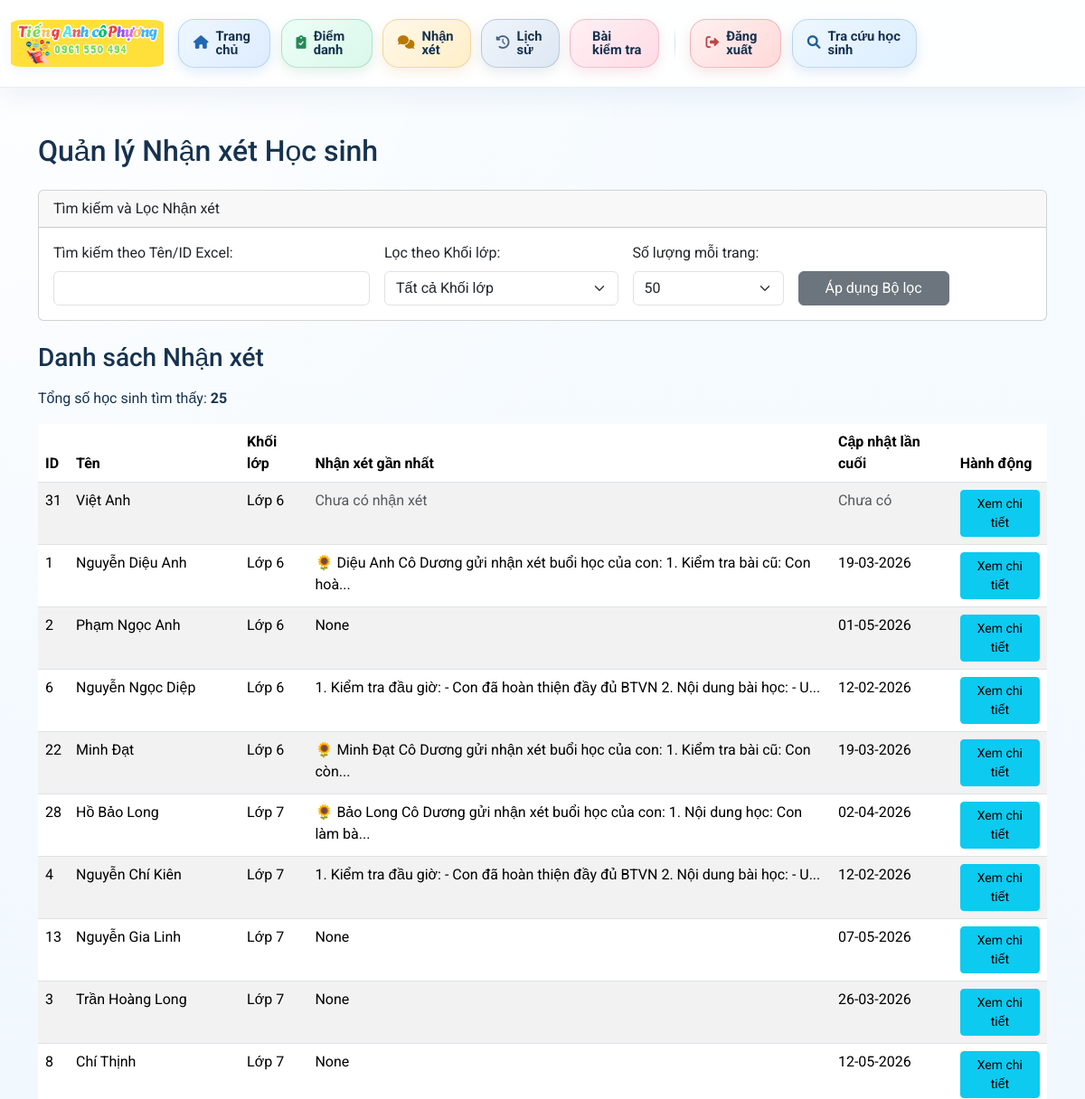
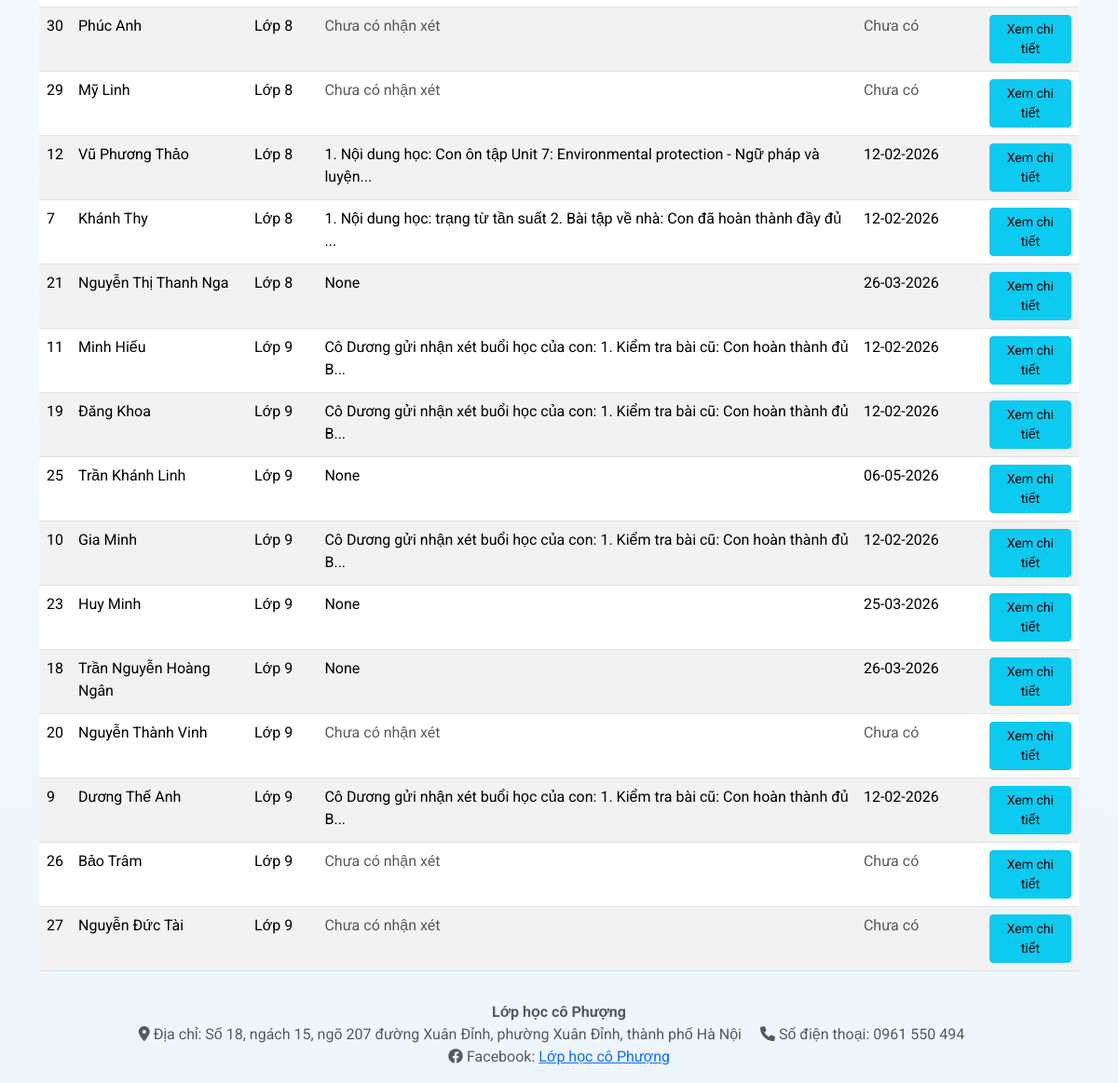
Screenshot of /comment_management (signed in) with the database file from the repository (2 pictures, top to bottom).
### models.py (models this page shows)
class Attendance(db.Model):
    __tablename__ = 'attendance'
    __bind_key__ = 'attendance' # This model uses the 'attendance' database
    id = db.Column(db.Integer, primary_key=True)
    student_id = db.Column(db.Integer, nullable=False) # This is NOT a ForeignKey to db_students.Student.id
    date = db.Column(db.Date, nullable=False)
    time_slot = db.Column(db.String(50), nullable=False)
    status = db.Column(db.String(20), nullable=False) # e.g., 'present', 'absent', 'late'
    created_at = db.Column(db.DateTime, default=datetime.utcnow)
    created_by = db.Column(db.Integer, db.ForeignKey('user.id'), nullable=False)
    created_by_user = db.relationship('User', foreign_keys=[created_by], backref='attendance_created')
    updated_at = db.Column(db.DateTime, onupdate=datetime.utcnow)
    update_by = db.Column(db.Integer, db.ForeignKey('user.id'), nullable=True)
    update_by_user = db.relationship('User', foreign_keys=[update_by], backref='attendance_updated')
    comment = db.Column(db.Text, nullable=True)

### app.py (the view, shortened to what this page needs)
@app.route('/comment_management')
@login_required
def comment_management():
    page = request.args.get('page', 1, type=int)
    per_page = request.args.get('per_page', 50, type=int)  # Số lượng học sinh trên mỗi trang
    sort_by = request.args.get('sort_by', 'grade_name') # Default sort by grade then name
    sort_order = request.args.get('sort_order', 'asc') # Default sort order ascending
    search_query = request.args.get('search_query', '').strip()
    grade_filter = request.args.get('grade_filter', '').strip()
    all_grades = [grade[0] for grade in db.session.query(Student.grade).distinct().order_by(Student.grade).all()]
    students_query = Student.query
    if not current_user.is_admin:
        assigned_student_ids = [assignment.student_id for assignment in TeacherStudentAssignment.query.filter_by(teacher_id=current_user.id).all()]
        students_query = students_query.filter(Student.id.in_(assigned_student_ids))
    if search_query:
        students_query = students_query.filter(or_(
            Student.name.ilike(f'%{search_query}%'),
            Student.excel_student_id.ilike(f'%{search_query}%')
        ))
    if grade_filter:
        students_query = students_query.filter_by(grade=grade_filter)
    if sort_by == 'grade_name':
        grade_sort_key = func.cast(func.substr(Student.grade, 5), Integer) # Assuming "Lớp X" format
        name_last_word_sort_key = func.substr(Student.name, func.instr(Student.name, ' ') + 1)
        if sort_order == 'asc':
            students_query = students_query.order_by(grade_sort_key.asc(), name_last_word_sort_key.asc())
        else:
            students_query = students_query.order_by(grade_sort_key.desc(), name_last_word_sort_key.desc())
    elif sort_by == 'name':
        if sort_order == 'asc':
            students_query = students_query.order_by(Student.name.asc())
        else:
            students_query = students_query.order_by(Student.name.desc())
    elif sort_by == 'grade':
        grade_sort_key = func.cast(func.substr(Student.grade, 5), Integer)
        if sort_order == 'asc':
            students_query = students_query.order_by(grade_sort_key.asc())
        else:
            students_query = students_query.order_by(grade_sort_key.desc())
    students_pagination = students_query.paginate(page=page, per_page=per_page, error_out=False)
    students = students_pagination.items
    students_with_latest_comment = []
    for student in students:
        latest_attendance_with_content = db.session.query(Attendance).filter(
            Attendance.student_id == student.id,
            Attendance.comment.isnot(None),
            Attendance.comment != ''
        ).order_by(Attendance.date.desc(), Attendance.time_slot.desc()).first()
        if latest_attendance_with_content:
            latest_comment = {
                'content': latest_attendance_with_content.comment,
                'updated_at': latest_attendance_with_content.date  # Sử dụng ngày của ca học
            }
        else:
            latest_comment = {
                'content': None,
                'updated_at': None
            }
        students_with_latest_comment.append({
            'student': student,
            'latest_comment': latest_comment
        })
    return render_template('comment_management.html', students_with_latest_comment=students_with_latest_comment, students_pagination=students_pagination, search_query=search_query, grade_filter=grade_filter, available_grades=all_grades, sort_by=sort_by, sort_order=sort_order)

### app.py (called while the page is built)
@login_manager.user_loader
def load_user(user_id):
    return db.session.get(User, int(user_id))

### templates/comment_management.html (shortened to what this page needs)
{% extends "base.html" %}
{% block content %}
<div class="comment-management-container mt-4">
    <h2 class="mb-4">Quản lý Nhận xét Học sinh</h2>
    <div class="card mb-4">
        <div class="card-header">Tìm kiếm và Lọc Nhận xét</div>
        <div class="card-body">
            <form method="GET" action="{{ url_for('comment_management') }}" class="row g-3 align-items-end">
                <div class="col-md-4">
                    <label for="search_query" class="form-label">Tìm kiếm theo Tên/ID Excel:</label>
                    <input type="text" id="search_query" name="search_query" class="form-control" value="{{ search_query or '' }}">
                </div>
                <div class="col-md-3">
                    <label for="grade_filter" class="form-label">Lọc theo Khối lớp:</label>
                    <select id="grade_filter" name="grade_filter" class="form-select">
                        <option value="">Tất cả Khối lớp</option>
                    </select>
                </div>
                <div class="col-md-2">
                    <label for="per_page" class="form-label">Số lượng mỗi trang:</label>
                    <select id="per_page" name="per_page" class="form-select">
                        <option value="50" {% if students_pagination.per_page == 50 %}selected{% endif %}>50</option>
                    </select>
                </div>
                <div class="col-md-2">
                    <button type="submit" class="btn btn-secondary w-100">Áp dụng Bộ lọc</button>
                </div>
            </form>
        </div>
    </div>
    <h3 class="mb-3">Danh sách Nhận xét</h3>
    <p>Tổng số học sinh tìm thấy: <strong>{{ students_pagination.total }}</strong></p>
    {% if students_with_latest_comment %}
    <div class="table-responsive">
        <table class="table table-striped table-hover">
            <thead>
                <tr>
                    <th>ID</th>
                    <th>Tên</th>
                    <th>Khối lớp</th>
                    <th>Nhận xét gần nhất</th>
                    <th>Cập nhật lần cuối</th>
                    <th>Hành động</th>
                </tr>
            </thead>
            <tbody>
                {% for item in students_with_latest_comment %}
                {% set student = item.student %}
                {% set comment = item.latest_comment %}
                <tr>
                    <td>{{ student.id }}</td>
                    <td>{{ student.name }}</td>
                    <td>{{ student.grade }}</td>
                    <td>
                        {% if comment.content %}
                            {{ comment.content[:80] + '...' if comment.content|length > 80 else comment.content }}
                        {% else %}
                            <span class="text-muted">Chưa có nhận xét</span>
                        {% endif %}
                    </td>
                    <td>
                        {% if comment.updated_at %}
                            {{ comment.updated_at.strftime('%d-%m-%Y') }}
                        {% else %}
                            <span class="text-muted">Chưa có</span>
                        {% endif %}
                    </td>
                    <td>
                        <a href="{{ url_for('student_comments', student_id=student.id) }}" class="btn btn-info btn-sm">Xem chi tiết</a>
                    </td>
                </tr>
                {% endfor %}
            </tbody>
        </table>
    </div>
    {% else %}
    <p>Không tìm thấy học sinh nào.</p>
    {% endif %}
</div>
{% endblock %}

### static/css/style.css (style rules this page uses)
:root { --app-sky-1: #e9f5ff; --app-sky-2: #cfe7ff; --app-sky-3: #7bb6f5; --app-blue: #2f6fb2; --app-blue-dark: #1f4f82; --app-ink: #16324f; --app-border: rgba(47, 111, 178, 0.14); --app-shadow: 0 10px 30px rgba(32, 76, 123, 0.12); }
body { padding-top: 92px; font-family: 'Roboto', sans-serif; background: radial-gradient(circle at top left, rgba(255, 255, 255, 0.9), transparent 30%), linear-gradient(180deg, #f6fbff 0%, #eef6fd 100%); color: var(--app-ink); }

### rows the page displays
Attendance: comment "🌻 Diệu Anh Cô Dương gửi nhận xét buổi học của con: 1. Kiểm tra bài cũ: Con hoà...", updated_at "19-03-2026"
Attendance: comment "None", updated_at "01-05-2026"
Attendance: comment "1. Kiểm tra đầu giờ: - Con đã hoàn thiện đầy đủ BTVN 2. Nội dung bài học: - U...", updated_at "12-02-2026"
Attendance: comment "🌻 Minh Đạt Cô Dương gửi nhận xét buổi học của con: 1. Kiểm tra bài cũ: Con còn...", updated_at "19-03-2026"
Attendance: comment "🌻 Bảo Long Cô Dương gửi nhận xét buổi học của con: 1. Nội dung học: Con làm bà...", updated_at "02-04-2026"
Attendance: comment "1. Kiểm tra đầu giờ: - Con đã hoàn thiện đầy đủ BTVN 2. Nội dung bài học: - U...", updated_at "12-02-2026"
Attendance: comment "None", updated_at "07-05-2026"
Attendance: comment "None", updated_at "26-03-2026"
Attendance: comment "None", updated_at "12-05-2026"
Attendance: comment "1. Nội dung học: Con ôn tập Unit 7: Environmental protection - Ngữ pháp và luyện...", updated_at "12-02-2026"
Attendance: comment "1. Nội dung học: trạng từ tần suất 2. Bài tập về nhà: Con đã hoàn thành đầy đủ ...", updated_at "12-02-2026"
Attendance: comment "None", updated_at "26-03-2026"
Attendance: comment "Cô Dương gửi nhận xét buổi học của con: 1. Kiểm tra bài cũ: Con hoàn thành đủ B...", updated_at "12-02-2026"
Attendance: comment "Cô Dương gửi nhận xét buổi học của con: 1. Kiểm tra bài cũ: Con hoàn thành đủ B...", updated_at "12-02-2026"
Attendance: comment "None", updated_at "06-05-2026"
Attendance: comment "Cô Dương gửi nhận xét buổi học của con: 1. Kiểm tra bài cũ: Con hoàn thành đủ B...", updated_at "12-02-2026"
Attendance: comment "None", updated_at "25-03-2026"
Attendance: comment "None", updated_at "26-03-2026"
Attendance: comment "Cô Dương gửi nhận xét buổi học của con: 1. Kiểm tra bài cũ: Con hoàn thành đủ B...", updated_at "12-02-2026"

### other values shown
{{ students_pagination.total }} "25"
{{ student.id }} "31" "1" "2" "6" "22" "28" "4" "13" "3" "8" "30" "29" "12" "7" "21" "11" "19" "25" "10" "23" "18" "20" "9" "26" "27"
{{ student.name }} "Việt Anh" "Nguyễn Diệu Anh" "Phạm Ngọc Anh" "Nguyễn Ngọc Diệp" "Minh Đạt" "Hồ Bảo Long" "Nguyễn Chí Kiên" "Nguyễn Gia Linh" "Trần Hoàng Long" "Chí Thịnh" "Phúc Anh" "Mỹ Linh" "Vũ Phương Thảo" "Khánh Thy" "Nguyễn Thị Thanh Nga" "Minh Hiếu" "Đăng Khoa" "Trần Khánh Linh" "Gia Minh" "Huy Minh" "Trần Nguyễn Hoàng Ngân" "Nguyễn Thành Vinh" "Dương Thế Anh" "Bảo Trâm" "Nguyễn Đức Tài"
{{ student.grade }} "Lớp 6" "Lớp 6" "Lớp 6" "Lớp 6" "Lớp 6" "Lớp 7" "Lớp 7" "Lớp 7" "Lớp 7" "Lớp 7" "Lớp 8" "Lớp 8" "Lớp 8" "Lớp 8" "Lớp 8" "Lớp 9" "Lớp 9" "Lớp 9" "Lớp 9" "Lớp 9" "Lớp 9" "Lớp 9" "Lớp 9" "Lớp 9" "Lớp 9"
